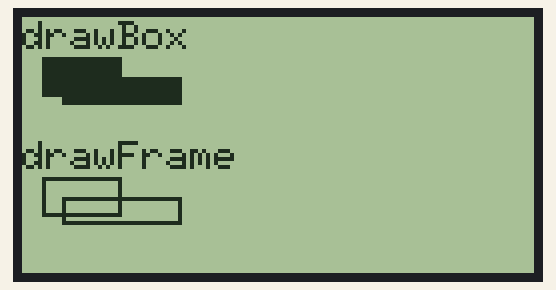
Simulated run of this sketch. Board: Arduino Uno, built with avr-gcc and run on an emulated ATmega328P. On the bench: 128×64 one-colour display.

Above: at 0.16 s.
At 1.84 s:
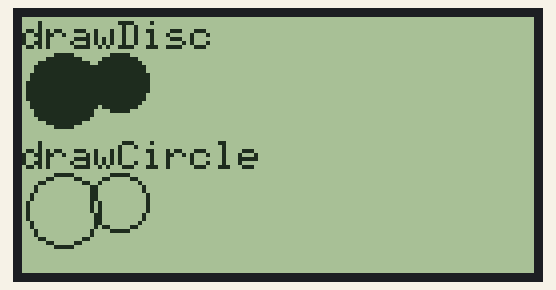
At 3.7 s:
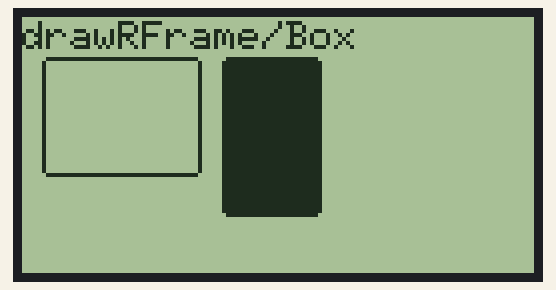
At 8.6 s:
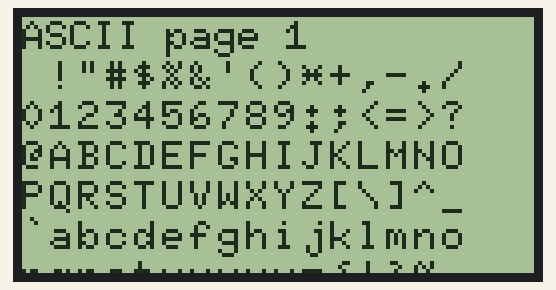
At 11.6 s:
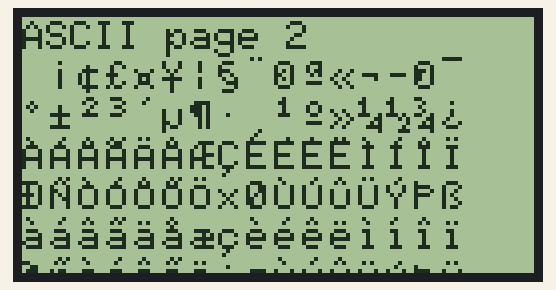
At 15.89 s:
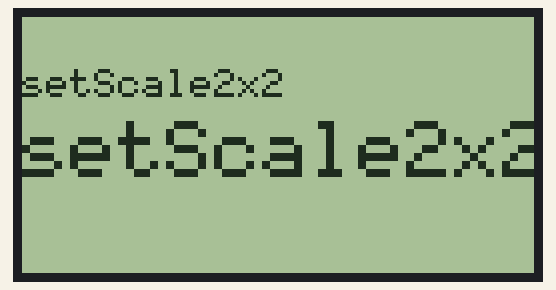

The sketch:

lcd12864.ino
```cpp
#include <U8glib.h> //???
U8GLIB_ST7920_128X64_4X u8g(32, 42, 48);

//32 - E (SCLK)
//42 - RW (SID)
//48 - RS (CS)

void u8g_prepare(void) {
  u8g.setFont(u8g_font_6x10);
  u8g.setFontRefHeightExtendedText();
  u8g.setDefaultForegroundColor();
  u8g.setFontPosTop();
}

void u8g_box_frame(uint8_t a) {
  u8g.drawStr( 0, 0, "drawBox");
  u8g.drawBox(5, 10, 20, 10);
  u8g.drawBox(10 + a, 15, 30, 7);
  u8g.drawStr( 0, 30, "drawFrame");
  u8g.drawFrame(5, 10 + 30, 20, 10);
  u8g.drawFrame(10 + a, 15 + 30, 30, 7);
}

void u8g_disc_circle(uint8_t a) {
  u8g.drawStr( 0, 0, "drawDisc");
  u8g.drawDisc(10, 18, 9);
  u8g.drawDisc(24 + a, 16, 7);
  u8g.drawStr( 0, 30, "drawCircle");
  u8g.drawCircle(10, 18 + 30, 9);
  u8g.drawCircle(24 + a, 16 + 30, 7);
}

void u8g_r_frame(uint8_t a) {
  u8g.drawStr( 0, 0, "drawRFrame/Box");
  u8g.drawRFrame(5, 10, 40, 30, a + 1);
  u8g.drawRBox(50, 10, 25, 40, a + 1);
}

void u8g_string(uint8_t a) {
  u8g.drawStr(30 + a, 31, " 0");
  u8g.drawStr90(30, 31 + a, " 90");
  u8g.drawStr180(30 - a, 31, " 180");
  u8g.drawStr270(30, 31 - a, " 270");
}

void u8g_line(uint8_t a) {
  u8g.drawStr( 0, 0, "drawLine");
  u8g.drawLine(7 + a, 10, 40, 55);
  u8g.drawLine(7 + a * 2, 10, 60, 55);
  u8g.drawLine(7 + a * 3, 10, 80, 55);
  u8g.drawLine(7 + a * 4, 10, 100, 55);
}

void u8g_ascii_1() {
  char s[2] = " ";
  uint8_t x, y;
  u8g.drawStr( 0, 0, "ASCII page 1");
  for ( y = 0; y < 6; y++ ) {
    for ( x = 0; x < 16; x++ ) {
      s[0] = y * 16 + x + 32;
      u8g.drawStr(x * 7, y * 10 + 10, s);
    }
  }
}

void u8g_ascii_2() {
  char s[2] = " ";
  uint8_t x, y;
  u8g.drawStr( 0, 0, "ASCII page 2");
  for ( y = 0; y < 6; y++ ) {
    for ( x = 0; x < 16; x++ ) {
      s[0] = y * 16 + x + 160;
      u8g.drawStr(x * 7, y * 10 + 10, s);
    }
  }
}

void u8g_extra_page(uint8_t a)
{
  if ( u8g.getMode() == U8G_MODE_HICOLOR || u8g.getMode() == U8G_MODE_R3G3B2) {
    /* draw background (area is 128x128) */
    u8g_uint_t r, g, b;
    b = a << 5;
    for ( g = 0; g < 64; g++ )
    {
      for ( r = 0; r < 64; r++ )
      {
        u8g.setRGB(r << 2, g << 2, b );
        u8g.drawPixel(g, r);
      }
    }
    u8g.setRGB(255, 255, 255);
    u8g.drawStr( 66, 0, "Color Page");
  }
  else if ( u8g.getMode() == U8G_MODE_GRAY2BIT )
  {
    u8g.drawStr( 66, 0, "Gray Level");
    u8g.setColorIndex(1);
    u8g.drawBox(0, 4, 64, 32);
    u8g.drawBox(70, 20, 4, 12);
    u8g.setColorIndex(2);
    u8g.drawBox(0 + 1 * a, 4 + 1 * a, 64 - 2 * a, 32 - 2 * a);
    u8g.drawBox(74, 20, 4, 12);
    u8g.setColorIndex(3);
    u8g.drawBox(0 + 2 * a, 4 + 2 * a, 64 - 4 * a, 32 - 4 * a);
    u8g.drawBox(78, 20, 4, 12);

  }
  else
  {
    u8g.drawStr( 0, 12, "setScale2x2");
    u8g.setScale2x2();
    u8g.drawStr( 0, 6 + a, "setScale2x2");
    u8g.undoScale();
  }
}


uint8_t draw_state = 0;

void draw(void) {
  u8g_prepare();
  switch (draw_state >> 3) {
    case 0: u8g_box_frame(draw_state & 7); break;
    case 1: u8g_disc_circle(draw_state & 7); break;
    case 2: u8g_r_frame(draw_state & 7); break;
    case 3: u8g_string(draw_state & 7); break;
    case 4: u8g_line(draw_state & 7); break;
    case 5: u8g_ascii_1(); break;
    case 6: u8g_ascii_2(); break;
    case 7: u8g_extra_page(draw_state & 7); break;
  }
}

void setup(void) {

  // flip screen, if required
  //u8g.setRot180();


  //  pinMode(13, OUTPUT);
  //  digitalWrite(13, HIGH);
}

void loop(void) {

  // picture loop
  u8g.firstPage();
  do {
    draw();
  } while ( u8g.nextPage() );

  // increase the state
  draw_state++;
  if ( draw_state >= 8 * 8 )
    draw_state = 0;

  // rebuild the picture after some delay
  delay(150);

}
```

Measured:
- by itself, everything shown: repeats every 16.1 s, in 49 steps
- what the display in image 2 shows lasts 0.4 s, from 3.5 s to 3.9 s
- what the display in image 3 shows lasts 3.0 s, from 8.5 s to 11.5 s
